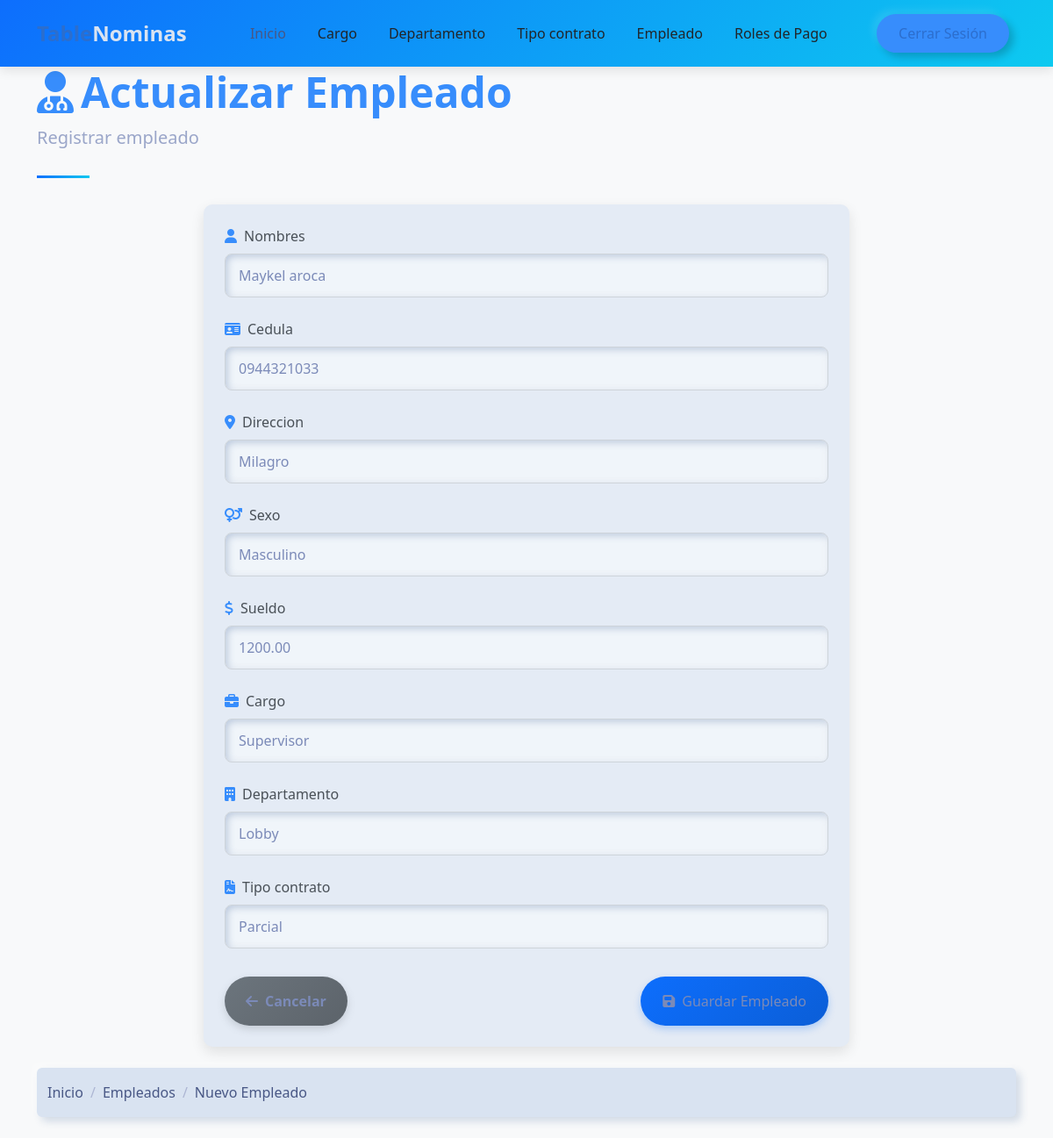
Page /nomina/empleado_update/4 (signed in) on the committed database.
### core/models.py (models this page shows, shortened)
class Empleado(models.Model):
    SEXO_CHOICES = [
        ('M', 'Masculino'),
        ('F', 'Femenino'),
    ]
    nombres = models.CharField(max_length=100)
    cedula = models.CharField(max_length=20, unique=True)
    direccion = models.TextField()
    sexo = models.CharField(max_length=1, choices=SEXO_CHOICES)
    sueldo = models.DecimalField(max_digits=10, decimal_places=2)
    cargo = models.ForeignKey(Cargo, on_delete=models.CASCADE)
    departamento = models.ForeignKey(Departamento, on_delete=models.CASCADE)
    tipo_contrato = models.ForeignKey(TipoContrato, on_delete=models.CASCADE)

### core/views.py (the view, shortened to what this page needs)
# urls.py: path('empleado_update/<int:id>', empleado_update, name='empleado_update'),  # URL para la vista home
@login_required
def empleado_update(request,id):
   context={'title':'Actualizar Empleado'}
   empleado = Empleado.objects.get(pk=id)
   if request.method == "GET":
      form = EmpleadoForm(instance=empleado)# instancia el formulario con los datos del empleado
      context['form'] = form
      return render(request, 'empleado/create.html', context)

### core/forms.py
class EmpleadoForm(forms.ModelForm):
    class Meta:
        model = Empleado
        fields = '__all__'
        widgets = {
            'nombres': forms.TextInput(attrs={'class': 'form-control'}),
            'cedula': forms.TextInput(attrs={'class': 'form-control'}),
            'direccion': forms.TextInput(attrs={'class': 'form-control'}),
            'sexo': forms.Select(attrs={'class': 'form-control'}),
            'sueldo': forms.NumberInput(attrs={'class': 'form-control'}),
            'cargo': forms.Select(attrs={'class': 'form-control'}),
            'departamento': forms.Select(attrs={'class': 'form-control'}),
            'tipo_contrato': forms.Select(attrs={'class': 'form-control'}),
        }

### core/models.py (called while the page is built)
    def __str__(self):
        return self.descripcion

    def __str__(self):
        return self.descripcion

    def __str__(self):
        return self.descripcion

### template/empleado/create.html (shortened to what this page needs)
{% extends "home.html" %}
{% block content %}
<div class="container">
    <header class="page-header">
        <h1 class="display-5 fw-bold text-primary">
            <i class="fas fa-user-md me-2"></i>{{ title }}
        </h1>
        <p class="lead text-muted">Registrar empleado</p>
    </header>
    <div class="row">
        <div class="col-md-8 mx-auto">
            <div class="card mb-4">
                <div class="card-body p-4">
                    <form method="post">
                        <div class="mb-4">
                            <label for="{{ form.nombres.id_for_label }}" class="form-label">
                                <i class="fas fa-user text-primary me-2"></i>{{ form.nombres.label }}
                            </label>
                            {{ form.nombres }}
                        </div>
                        <div class="mb-4">
                            <label for="{{ form.cedula.id_for_label }}" class="form-label">
                                <i class="fas fa-id-card text-primary me-2"></i>{{ form.cedula.label }}
                            </label>
                            {{ form.cedula }}
                        </div>
                        <div class="mb-4">
                            <label for="{{ form.direccion.id_for_label }}" class="form-label">
                                <i class="fas fa-map-marker-alt text-primary me-2"></i>{{ form.direccion.label }}
                            </label>
                            {{ form.direccion }}
                        </div>
                        <div class="mb-4">
                            <label for="{{ form.sexo.id_for_label }}" class="form-label">
                                <i class="fas fa-venus-mars text-primary me-2"></i>{{ form.sexo.label }}
                            </label>
                            {{ form.sexo }}
                        </div>
                        <div class="mb-4">
                            <label for="{{ form.sueldo.id_for_label }}" class="form-label">
                                <i class="fas fa-dollar-sign text-primary me-2"></i>{{ form.sueldo.label }}
                            </label>
                            {{ form.sueldo }}
                        </div>
<div class="mb-4">
    <label for="{{ form.cargo.id_for_label }}" class="form-label">
        <i class="fas fa-briefcase text-primary me-2"></i>{{ form.cargo.label }}
    </label>
    {{ form.cargo }}
</div>
                        <div class="mb-4">
                           <label for="{{ form.departamento.id_for_label }}" class="form-label">
                         <i class="fas fa-building text-primary me-2"></i>{{ form.departamento.label }}
                          </label>
                             {{ form.departamento }}
                        </div>
                        <div class="mb-4">
                            <label for="{{ form.tipo_contrato.id_for_label }}" class="form-label">
                                <i class="fas fa-file-contract text-primary me-2"></i>{{ form.tipo_contrato.label }}
                            </label>
                            {{ form.tipo_contrato }}
                        </div>
                        <div class="d-flex justify-content-between mt-4 pt-2">
                            <a href="{% url 'core:empleado_list' %}" class="btn btn-secondary">
                                <i class="fas fa-arrow-left me-2"></i>Cancelar
                            </a>
                            <button type="submit" class="btn btn-primary">
                                <i class="fas fa-save me-2"></i>Guardar Empleado
                            </button>
                        </div>
                    </form>
                </div>
            </div>
        </div>
    </div>
    <nav aria-label="breadcrumb" class="mb-4">
        <ol class="breadcrumb">
            <li class="breadcrumb-item"><a href="{% url 'home' %}" class="text-decoration-none">Inicio</a></li>
            <li class="breadcrumb-item"><a href="{% url 'core:empleado_list' %}" class="text-decoration-none">Empleados</a></li>
            <li class="breadcrumb-item active" aria-current="page">Nuevo Empleado</li>
        </ol>
    </nav>
</div>
{% endblock %}

### template/home.html (style rules this page uses)
:root { --primary-color: #2c6ecd; --secondary-color: #19b3b3; --accent-color: #f8f9fa; --dark-color: #212529; --text-color: #495057; }
body { font-family: 'Poppins', sans-serif; color: var(--text-color); overflow-x: hidden; }
.btn-primary { background-color: var(--primary-color); border-color: var(--primary-color); padding: 10px 25px; border-radius: 50px; font-weight: 500; transition: all 0.3s ease; }

### template/empleado/create.html (style rules this page uses)
body { background-color: #f8f9fa; font-family: 'Segoe UI', Tahoma, Geneva, Verdana, sans-serif; }
.card { border-radius: 10px; box-shadow: 0 6px 15px rgba(0,0,0,0.1); transition: transform 0.3s, box-shadow 0.3s; }
.btn-primary { background: linear-gradient(135deg, #0d6efd, #0b5ed7); border: none; box-shadow: 0 4px 8px rgba(13, 110, 253, 0.25); transition: all 0.3s; }
.btn-secondary { background: linear-gradient(135deg, #6c757d, #5c636a); border: none; box-shadow: 0 4px 8px rgba(108, 117, 125, 0.25); transition: all 0.3s; }
.page-header { position: relative; margin-bottom: 30px; padding-bottom: 15px; }
.page-header:after { content: ''; position: absolute; bottom: 0; left: 0; width: 60px; height: 3px; background: linear-gradient(135deg, #0d6efd, #0dcaf0); }
.form-control, .form-select { border-radius: 8px; padding: 12px 15px; border: 1px solid #ced4da; transition: all 0.3s; }
.form-label { font-weight: 500; margin-bottom: 0.5rem; color: #495057; }

### rows in the picture
Empleado: nombres "Maykel aroca", cedula "0944321033", direccion "Milagro", sexo "Masculino", sueldo "1200.00", cargo "Supervisor", departamento "Lobby", tipo_contrato "Parcial"

### other values in the picture
{{ title }} "Actualizar Empleado"
